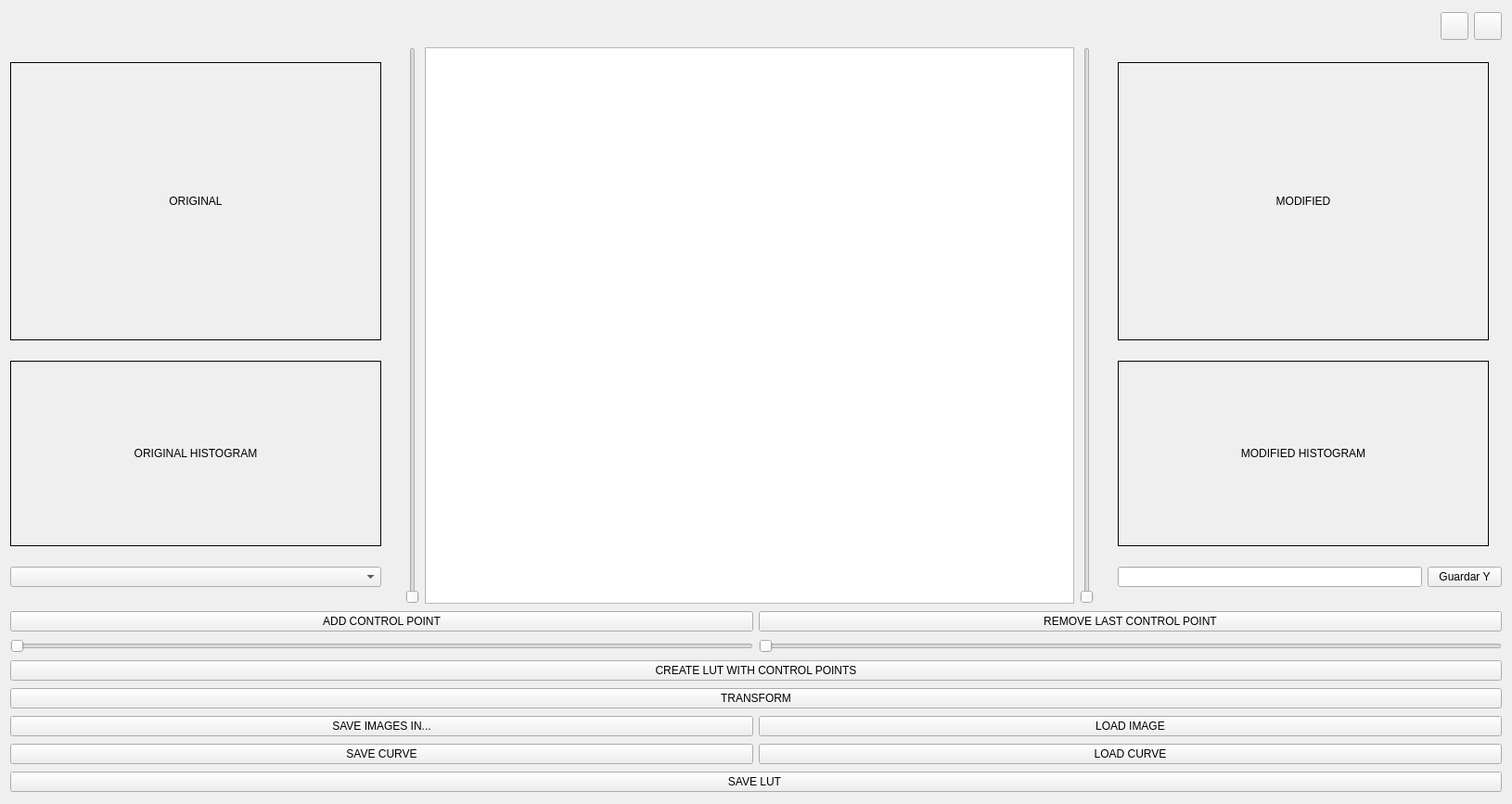
<?xml version="1.0" encoding="UTF-8"?>
<ui version="4.0">
 <class>SimulatorUi</class>
 <widget class="QWidget" name="SimulatorUi">
  <property name="geometry">
   <rect>
    <x>0</x>
    <y>0</y>
    <width>1630</width>
    <height>867</height>
   </rect>
  </property>
  <property name="sizePolicy">
   <sizepolicy hsizetype="Minimum" vsizetype="Minimum">
    <horstretch>0</horstretch>
    <verstretch>0</verstretch>
   </sizepolicy>
  </property>
  <property name="windowTitle">
   <string>Form</string>
  </property>
  <layout class="QGridLayout" name="gridLayout">
   <item row="6" column="0">
    <layout class="QHBoxLayout" name="horizontalLayout_5">
     <item>
      <widget class="QPushButton" name="saveImagesButton">
       <property name="text">
        <string>SAVE IMAGES IN...</string>
       </property>
      </widget>
     </item>
     <item>
      <widget class="QPushButton" name="cargarButton">
       <property name="text">
        <string>LOAD IMAGE</string>
       </property>
      </widget>
     </item>
    </layout>
   </item>
   <item row="8" column="0">
    <widget class="QPushButton" name="saveTfButton">
     <property name="text">
      <string>SAVE LUT </string>
     </property>
    </widget>
   </item>
   <item row="2" column="0">
    <layout class="QHBoxLayout" name="horizontalLayout_7">
     <item>
      <widget class="QPushButton" name="addPointButton">
       <property name="text">
        <string>ADD CONTROL POINT</string>
       </property>
      </widget>
     </item>
     <item>
      <widget class="QPushButton" name="deleteLastPointButton">
       <property name="text">
        <string>REMOVE LAST CONTROL POINT</string>
       </property>
      </widget>
     </item>
    </layout>
   </item>
   <item row="5" column="0">
    <widget class="QPushButton" name="transformButton">
     <property name="text">
      <string>TRANSFORM</string>
     </property>
    </widget>
   </item>
   <item row="1" column="0">
    <layout class="QHBoxLayout" name="horizontalLayout">
     <item>
      <layout class="QVBoxLayout" name="verticalLayout">
       <item>
        <widget class="QLabel" name="original">
         <property name="minimumSize">
          <size>
           <width>400</width>
           <height>300</height>
          </size>
         </property>
         <property name="maximumSize">
          <size>
           <width>400</width>
           <height>300</height>
          </size>
         </property>
         <property name="frameShape">
          <enum>QFrame::Shape::Box</enum>
         </property>
         <property name="text">
          <string>ORIGINAL</string>
         </property>
         <property name="scaledContents">
          <bool>true</bool>
         </property>
         <property name="alignment">
          <set>Qt::AlignmentFlag::AlignCenter</set>
         </property>
        </widget>
       </item>
       <item>
        <widget class="QLabel" name="originalHist">
         <property name="minimumSize">
          <size>
           <width>400</width>
           <height>200</height>
          </size>
         </property>
         <property name="maximumSize">
          <size>
           <width>400</width>
           <height>200</height>
          </size>
         </property>
         <property name="frameShape">
          <enum>QFrame::Shape::Box</enum>
         </property>
         <property name="text">
          <string>ORIGINAL HISTOGRAM</string>
         </property>
         <property name="scaledContents">
          <bool>true</bool>
         </property>
         <property name="alignment">
          <set>Qt::AlignmentFlag::AlignCenter</set>
         </property>
        </widget>
       </item>
       <item>
        <widget class="QComboBox" name="comboBox"/>
       </item>
      </layout>
     </item>
     <item>
      <spacer name="horizontalSpacer">
       <property name="orientation">
        <enum>Qt::Orientation::Horizontal</enum>
       </property>
       <property name="sizeType">
        <enum>QSizePolicy::Policy::Fixed</enum>
       </property>
       <property name="sizeHint" stdset="0">
        <size>
         <width>20</width>
         <height>10</height>
        </size>
       </property>
      </spacer>
     </item>
     <item>
      <widget class="QSlider" name="leftVerticalSlider">
       <property name="sizePolicy">
        <sizepolicy hsizetype="Fixed" vsizetype="Minimum">
         <horstretch>0</horstretch>
         <verstretch>0</verstretch>
        </sizepolicy>
       </property>
       <property name="minimumSize">
        <size>
         <width>0</width>
         <height>600</height>
        </size>
       </property>
       <property name="maximumSize">
        <size>
         <width>16777215</width>
         <height>600</height>
        </size>
       </property>
       <property name="orientation">
        <enum>Qt::Orientation::Vertical</enum>
       </property>
       <property name="invertedControls">
        <bool>true</bool>
       </property>
      </widget>
     </item>
     <item>
      <widget class="QGraphicsView" name="graphicsView">
       <property name="sizePolicy">
        <sizepolicy hsizetype="Fixed" vsizetype="Fixed">
         <horstretch>0</horstretch>
         <verstretch>0</verstretch>
        </sizepolicy>
       </property>
       <property name="minimumSize">
        <size>
         <width>700</width>
         <height>600</height>
        </size>
       </property>
       <property name="maximumSize">
        <size>
         <width>700</width>
         <height>600</height>
        </size>
       </property>
      </widget>
     </item>
     <item>
      <widget class="QSlider" name="rightVertSlider">
       <property name="sizePolicy">
        <sizepolicy hsizetype="Fixed" vsizetype="Minimum">
         <horstretch>0</horstretch>
         <verstretch>0</verstretch>
        </sizepolicy>
       </property>
       <property name="minimumSize">
        <size>
         <width>0</width>
         <height>600</height>
        </size>
       </property>
       <property name="maximumSize">
        <size>
         <width>16777215</width>
         <height>600</height>
        </size>
       </property>
       <property name="orientation">
        <enum>Qt::Orientation::Vertical</enum>
       </property>
       <property name="invertedControls">
        <bool>true</bool>
       </property>
      </widget>
     </item>
     <item>
      <spacer name="horizontalSpacer_2">
       <property name="orientation">
        <enum>Qt::Orientation::Horizontal</enum>
       </property>
       <property name="sizeType">
        <enum>QSizePolicy::Policy::Fixed</enum>
       </property>
       <property name="sizeHint" stdset="0">
        <size>
         <width>20</width>
         <height>10</height>
        </size>
       </property>
      </spacer>
     </item>
     <item>
      <layout class="QVBoxLayout" name="verticalLayout_2">
       <item>
        <widget class="QLabel" name="modified">
         <property name="sizePolicy">
          <sizepolicy hsizetype="Fixed" vsizetype="Fixed">
           <horstretch>0</horstretch>
           <verstretch>0</verstretch>
          </sizepolicy>
         </property>
         <property name="minimumSize">
          <size>
           <width>400</width>
           <height>300</height>
          </size>
         </property>
         <property name="maximumSize">
          <size>
           <width>400</width>
           <height>300</height>
          </size>
         </property>
         <property name="frameShape">
          <enum>QFrame::Shape::Box</enum>
         </property>
         <property name="text">
          <string>MODIFIED</string>
         </property>
         <property name="scaledContents">
          <bool>true</bool>
         </property>
         <property name="alignment">
          <set>Qt::AlignmentFlag::AlignCenter</set>
         </property>
        </widget>
       </item>
       <item>
        <widget class="QLabel" name="modifiedHist">
         <property name="minimumSize">
          <size>
           <width>400</width>
           <height>200</height>
          </size>
         </property>
         <property name="maximumSize">
          <size>
           <width>400</width>
           <height>200</height>
          </size>
         </property>
         <property name="frameShape">
          <enum>QFrame::Shape::Box</enum>
         </property>
         <property name="text">
          <string>MODIFIED HISTOGRAM</string>
         </property>
         <property name="scaledContents">
          <bool>true</bool>
         </property>
         <property name="alignment">
          <set>Qt::AlignmentFlag::AlignCenter</set>
         </property>
        </widget>
       </item>
       <item>
        <layout class="QHBoxLayout" name="horizontalLayout_3">
         <property name="sizeConstraint">
          <enum>QLayout::SizeConstraint::SetMinimumSize</enum>
         </property>
         <item>
          <widget class="QLineEdit" name="lineEdit"/>
         </item>
         <item>
          <widget class="QPushButton" name="YButton">
           <property name="text">
            <string>Guardar Y</string>
           </property>
          </widget>
         </item>
        </layout>
       </item>
      </layout>
     </item>
    </layout>
   </item>
   <item row="7" column="0">
    <layout class="QHBoxLayout" name="horizontalLayout_4">
     <item>
      <widget class="QPushButton" name="saveCurveButton">
       <property name="text">
        <string>SAVE CURVE</string>
       </property>
      </widget>
     </item>
     <item>
      <widget class="QPushButton" name="loadCurveButton">
       <property name="text">
        <string>LOAD CURVE</string>
       </property>
      </widget>
     </item>
    </layout>
   </item>
   <item row="0" column="0">
    <layout class="QHBoxLayout" name="horizontalLayout_6">
     <item>
      <spacer name="horizontalSpacer_3">
       <property name="orientation">
        <enum>Qt::Orientation::Horizontal</enum>
       </property>
       <property name="sizeHint" stdset="0">
        <size>
         <width>25</width>
         <height>20</height>
        </size>
       </property>
      </spacer>
     </item>
     <item>
      <widget class="QPushButton" name="helpButton">
       <property name="minimumSize">
        <size>
         <width>30</width>
         <height>30</height>
        </size>
       </property>
       <property name="maximumSize">
        <size>
         <width>30</width>
         <height>30</height>
        </size>
       </property>
       <property name="text">
        <string/>
       </property>
       <property name="icon">
        <iconset resource="configsHS.qrc">
         <normaloff>:/iconosHS/iconosHS/help-circle.svg</normaloff>:/iconosHS/iconosHS/help-circle.svg</iconset>
       </property>
       <property name="iconSize">
        <size>
         <width>25</width>
         <height>25</height>
        </size>
       </property>
      </widget>
     </item>
     <item>
      <widget class="QPushButton" name="fullscreenButton">
       <property name="minimumSize">
        <size>
         <width>30</width>
         <height>30</height>
        </size>
       </property>
       <property name="maximumSize">
        <size>
         <width>30</width>
         <height>30</height>
        </size>
       </property>
       <property name="text">
        <string/>
       </property>
       <property name="icon">
        <iconset resource="configsHS.qrc">
         <normaloff>:/iconosHS/iconosHS/maximize-expand-svgrepo-com.svg</normaloff>:/iconosHS/iconosHS/maximize-expand-svgrepo-com.svg</iconset>
       </property>
       <property name="iconSize">
        <size>
         <width>25</width>
         <height>25</height>
        </size>
       </property>
      </widget>
     </item>
    </layout>
   </item>
   <item row="3" column="0">
    <layout class="QHBoxLayout" name="horizontalLayout_2">
     <item>
      <widget class="QSlider" name="leftSlider">
       <property name="orientation">
        <enum>Qt::Orientation::Horizontal</enum>
       </property>
      </widget>
     </item>
     <item>
      <widget class="QSlider" name="rightSlider">
       <property name="orientation">
        <enum>Qt::Orientation::Horizontal</enum>
       </property>
      </widget>
     </item>
    </layout>
   </item>
   <item row="4" column="0">
    <widget class="QPushButton" name="createLUTControl">
     <property name="text">
      <string>CREATE LUT WITH CONTROL POINTS</string>
     </property>
    </widget>
   </item>
  </layout>
 </widget>
 <resources>
  <include location="configsHS.qrc"/>
 </resources>
 <connections/>
</ui>
